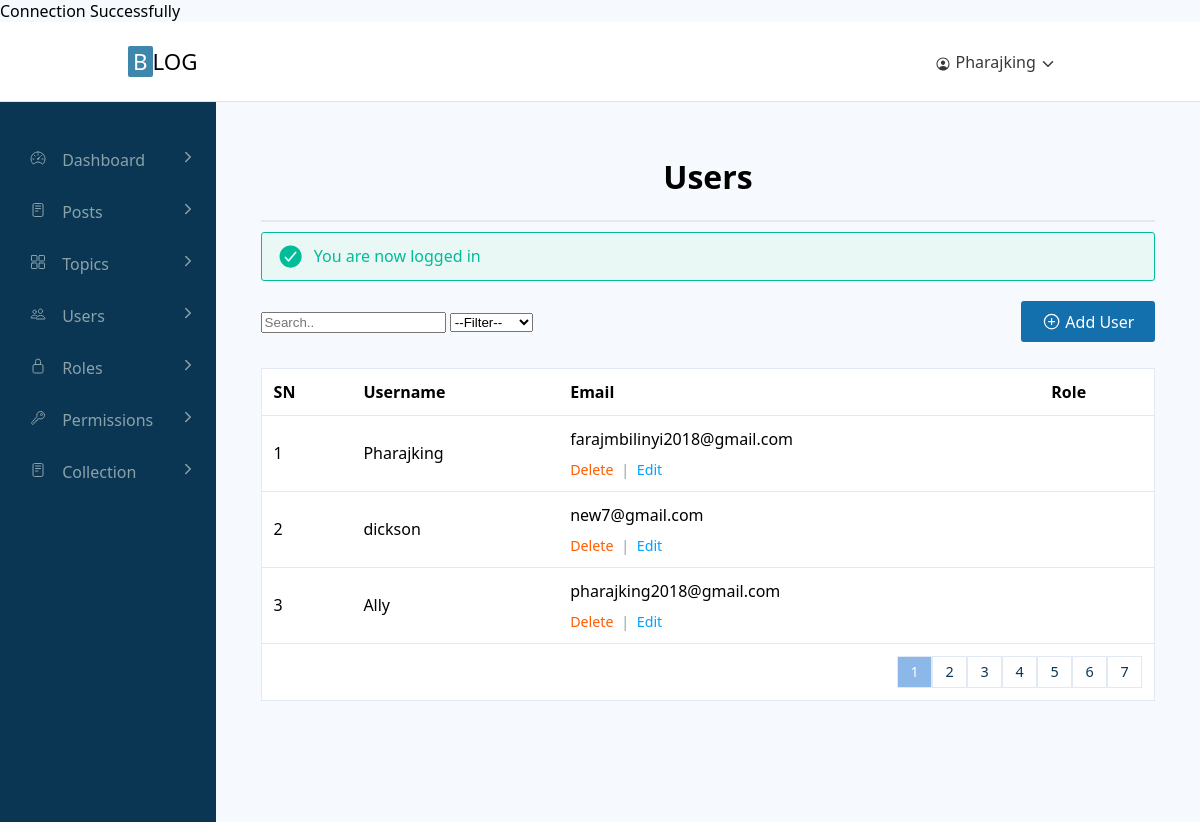
/admin/users/index.php (signed in), run on the app's committed database.
### tables this page shows
CREATE TABLE `users` (
  `id` int(11) NOT NULL,
  `admin` tinyint(4) NOT NULL,
  `username` varchar(255) NOT NULL,
  `email` varchar(255) NOT NULL,
  `password` varchar(255) NOT NULL,
  `created_at` timestamp NOT NULL DEFAULT current_timestamp()
);

### app/controllers/users.php (called while the page is built, shortened)
<?php
include(ROOT_PATH . "/app/database/db.php");
$table = 'users';
$admin_users = selectAll($table);

### app/database/db.php (called while the page is built, shortened)
<?php
require("connect.php");
function selectAll($table, $conditions = []){
    global $conn;
    $sql ="SELECT * FROM $table";
    if(empty($conditions))
    {
        $stmt = $conn->prepare($sql);
        $stmt->execute();
        $records = $stmt->get_result()->fetch_all(MYSQLI_ASSOC);
        return $records;
    }
}

### admin/users/index.php (the view, shortened to what this page needs)
<?php include(ROOT_PATH . "/app/controllers/users.php");
?>
<!DOCTYPE html>
<html lang="en">
<head>
   <link rel="stylesheet" href="../../assets/css/admin_style.css">
</head>
<body>
<?php include(ROOT_PATH . "/app/includes/adminHeader.php") ?>
    <div class="page-wrapper">
         <?php include(ROOT_PATH . "/app/includes/adminSidebar.php") ?>
        <div class="page-content">
            <div class="admin-container">
                <div class="admin-table lg-box">
                <h1 class="center">Users</h1>
                <hr>
                <?php include(ROOT_PATH . "/app/includes/messages.php") ?>
                <div class="table-actions">
                    <div class="table-filter-group">
                        <input
                        type="text"
                        name="search-term"
                        id="search-user-input"
                        placeholder="Search..">
                        <select name="filter-users" id="filter-users">
                            <option value="ALL">--Filter--</option>
                        </select>
                    </div>
                    <div class="table-buttons">
                        <a href="create.php" class="btn primary-btn small-btn ">
                            <ion-icon name="add-circle-outline" class="icon"></ion-icon>
                            Add User
                        </a>
                    </div>
                </div>
                <div class="responsive-table">
                    <table>
                        <thead>
                            <th>SN</th>
                            <th>Username</th>
                            <th>Email</th>
                            <th>Role</th>
                        </thead>
                        <tbody>
                            <?php foreach ($admin_users as $key => $user): ?>
                                <tr>
                                <td><?php echo $key +1; ?></td>
                                <td><?php echo $user['username']; ?></td>
                                <td>
                                    <?php echo $user['email']; ?>
                                    <div class="td-action-links">
                                        <a href="index.php?delete_id=<?php echo $user['id']; ?>" class="trash">Delete</a>
                                        <span class="inline-divider">|</span>
                                        <a href="edit.php?id=<?php echo $user['id']; ?>" class="edit">Edit</a>
                                    </div>
                                </td>
                            </tr>
                             <?php endforeach; ?>
                        </tbody>
                        <tfoot>
                            <td colspan="6">
                                <div class="pagination-links">
                                    <a href="#" class="link active">1</a>
                                    <a href="#" class="link">2</a>
                                    <a href="#" class="link">3</a>
                                    <a href="#" class="link">4</a>
                                    <a href="#" class="link">5</a>
                                    <a href="#" class="link">6</a>
                                    <a href="#" class="link">7</a>
                                </div>
                            </td>
                        </tfoot>
                    </table>
                </div>
            </div>
        </div>
        </div>
    </div>
</body>
</html>

### assets/css/admin_style.css (style rules this page uses)
* { box-sizing: border-box; }
html, body { padding: 0; margin: 0; width: 100%; height: 100%; background-color: #f6fafe; font-family: system-ui, -apple-system, BlinkMacSystemFont, 'Segoe UI', Roboto, Oxygen, Ubuntu, Cantarell, 'Open Sans', 'Helvetica Neue', sans-serif; --webkit--font-smoothing: antialiased; }
.center { text-align: center; }
hr { border: 1px solid #e2e9f3; }
.inline-divider { color: #929aa5; margin: 0 4px; }
.responsive-table { overflow: auto; }
.btn { background-color: #b1b1b1; border: 1px solid transparent; padding: 0.65rem 1.5rem; text-align: center; text-decoration: none !important; display: inline-block; font-size: 1rem; border-radius: 3px; white-space: nowrap; color: white; }
.small-btn { padding: 0.45rem 1.25rem; }
.primary-btn { background-color: #1470ad; color: white; }
.btn .icon { font-size: 1.2rem; transform: translateY(3px); }
.link { color: #00a2ff; text-decoration: none; }
.admin-table .table-actions { display: flex; justify-content: space-between; align-items: center; padding: 10px 0; }
.admin-table { margin: 0px auto; }
.admin-table .table-actions .table-filter-group { flex-basis: 50%; }
.admin-table .table-actions .table-buttons { flex-basis: 50%; text-align: right; }
.admin-table table { width: 100%; background-color: #fff; border-collapse: collapse; border-spacing: 0; border: 1px solid #e2e9f3; margin-top: 16px; }
.admin-table table tr { border-top: 1px solid #e2e9f3; }
.admin-table table th, .admin-table table td { padding: 12px; text-align: left; }
.admin-table table td a { text-decoration: none; color: #0a3654; }
.admin-table .td-action-links { margin-top: 10px; }
.admin-table .td-action-links { font-size: 0.89rem; }
.admin-table .td-action-links a.trash { color: #ff5e00; }
.admin-table .td-action-links a.edit { color: #00a2ff; }
.admin-table .pagination-links { display: flex; justify-content: flex-end; }
.admin-table .pagination-links .link { font-size: 0.9rem; background-color: transparent; padding: 0.35rem 0.75rem; min-width: 35px; border: 1px solid #e2e9f3; }
.admin-table .pagination-links .link.active { background-color: #8bb7e9; color: white; }
.page-wrapper { display: flex; min-height: calc(100% - 80px); }
.page-wrapper .page-content { flex-basis: 82%; overflow-x: hidden; }
.admin-container { max-width: 1000px; margin: 0 auto; }
.lg-box { padding: 32px 20px; width: 95%; }

### data on the page
users: username "Pharajking", email "farajmbilinyi2018@gmail.com"
users: username "dickson", email "new7@gmail.com"
users: username "Ally", email "pharajking2018@gmail.com"

### other printed values
$_SESSION['username'] "Pharajking"
$_SESSION['message'] "You are now logged in"
